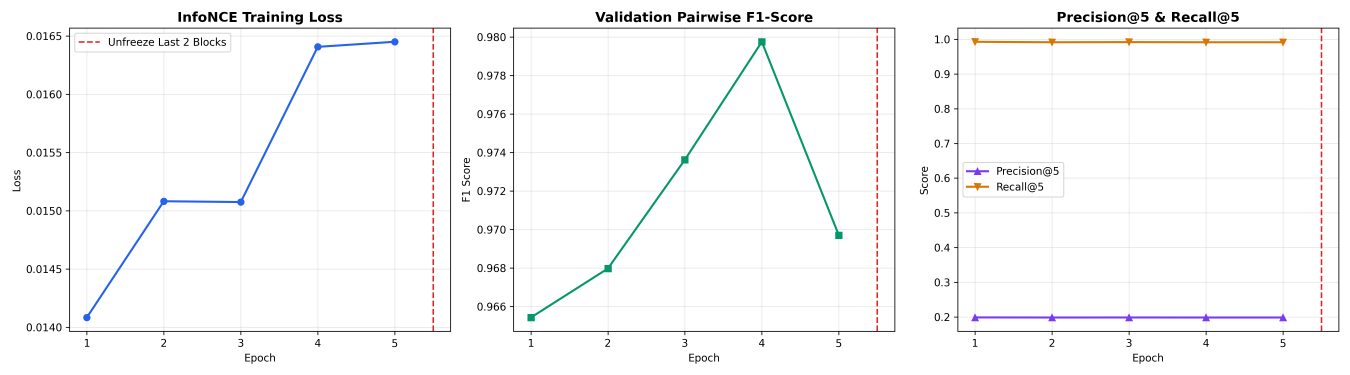
#> input picture artifacts/metrics/training_curves.png, 5400 x 1500 px (shown at 1/4 size)
$ python -i augmentations.py   (imports and definitions only)
#> lines starting #> are read from the running program, lines starting #| are printed output that depends on the picture
"""Augmentation Engine for FusionMatch Multimodal Pipeline.

Implements realistic e-commerce listing perturbations for both visual and textual modalities:
- Image: Geometric transforms, color jitter, JPEG compression artifacts, Gaussian noise, random erasing.
- Text: Typo injection, token/brand dropout, text truncation, whitespace noise.
"""

from __future__ import annotations

import io
import random
import re
from typing import Any, Dict, List, Optional, Tuple, Union

import numpy as np
from PIL import Image, ImageFilter, ImageOps


class TextAugmenter:
    """Text perturbation engine simulating noisy multi-seller e-commerce listings."""

    KEYBOARD_ADJACENCY: Dict[str, str] = {
        "q": "wased", "w": "qeasd", "e": "wrsdf", "r": "etdfg", "t": "ryfgh",
        "y": "tughj", "u": "yihjk", "i": "uojkl", "o": "ipkl", "p": "ol",
        "a": "qwsz", "s": "awedxz", "d": "serfcx", "f": "drtgvc", "g": "ftyhbv",
        "h": "gyujnb", "j": "huikmn", "k": "jiolm", "l": "kop",
        "z": "asx", "x": "zsdc", "c": "xdfv", "v": "cfgb", "b": "vghn",
        "n": "bhjm", "m": "njk"
    }

    # [87 lines left out: functions __init__, inject_typo, swap_adjacent_chars, drop_words, truncate_text, augment, not called in this run]


class ImageAugmenter:
    """Image perturbation engine using PIL & NumPy (compatible with both Albumentations & torchvision)."""

    def __init__(
        self,
        img_size: int = 224,
        color_jitter_prob: float = 0.5,
        jpeg_compression_prob: float = 0.3,
        gaussian_noise_prob: float = 0.25,
        cutout_prob: float = 0.3,
        horizontal_flip_prob: float = 0.5,
        seed: Optional[int] = None,
    ) -> None:
        self.img_size = img_size
        self.color_jitter_prob = color_jitter_prob
        self.jpeg_compression_prob = jpeg_compression_prob
        self.gaussian_noise_prob = gaussian_noise_prob
        self.cutout_prob = cutout_prob
        self.horizontal_flip_prob = horizontal_flip_prob
        self.rng = random.Random(seed)
        self.np_rng = np.random.default_rng(seed)

    def apply_color_jitter(self, img: Image.Image) -> Image.Image:
        """Applies subtle brightness and contrast adjustments."""
        from PIL import ImageEnhance

        # Brightness factor 0.8 to 1.2
        b_factor = self.rng.uniform(0.8, 1.2)
        img = ImageEnhance.Brightness(img).enhance(b_factor)

        # Contrast factor 0.8 to 1.2
        c_factor = self.rng.uniform(0.8, 1.2)
        img = ImageEnhance.Contrast(img).enhance(c_factor)

        # Color / Saturation factor 0.8 to 1.2
        s_factor = self.rng.uniform(0.8, 1.2)
        img = ImageEnhance.Color(img).enhance(s_factor)

        return img

    # [7 lines left out: function apply_jpeg_compression, not called in this run]

    def apply_gaussian_noise(self, img: Image.Image, sigma: float = 12.0) -> Image.Image:
        """Adds zero-mean Gaussian noise to image array."""
        arr = np.array(img, dtype=np.float32)
        noise = self.np_rng.normal(0, sigma, arr.shape)
        noisy = np.clip(arr + noise, 0, 255).astype(np.uint8)
        return Image.fromarray(noisy)

    # [16 lines left out: function apply_cutout, not called in this run]

    def augment(self, img: Image.Image | np.ndarray) -> Image.Image:
        """Applies stochastic image perturbation pipeline."""
        if isinstance(img, np.ndarray):
            img = Image.fromarray(img)
        img = img.convert("RGB")

        # 1. Horizontal Flip
        if self.rng.random() < self.horizontal_flip_prob:
            img = ImageOps.mirror(img)

        # 2. Color Jitter
        if self.rng.random() < self.color_jitter_prob:
            img = self.apply_color_jitter(img)

        # 3. JPEG Compression
        if self.rng.random() < self.jpeg_compression_prob:
            img = self.apply_jpeg_compression(img)

        # 4. Gaussian Noise
        if self.rng.random() < self.gaussian_noise_prob:
            img = self.apply_gaussian_noise(img)

        # 5. Cutout / Occlusion
        if self.rng.random() < self.cutout_prob:
            img = self.apply_cutout(img)

        # Resize to standard size (e.g. 256x256)
        if img.size != (self.img_size, self.img_size):
            img = img.resize((self.img_size, self.img_size), Image.Resampling.BILINEAR)

        return img


# [41 lines left out: functions get_image_augmentations, get_text_augmentations, apply_multimodal_augmentations, not called in this run]

>>> from PIL import Image
>>> picture = Image.open('../../artifacts/metrics/training_curves.png')
#> picture is the input picture: PIL image 5400x1500 RGBA; mean R, G, B, A 248.7, 248.6, 248.9, 255
>>> result = ImageAugmenter().augment(picture)
#> in augment, `img = ImageOps.mirror(img)`:
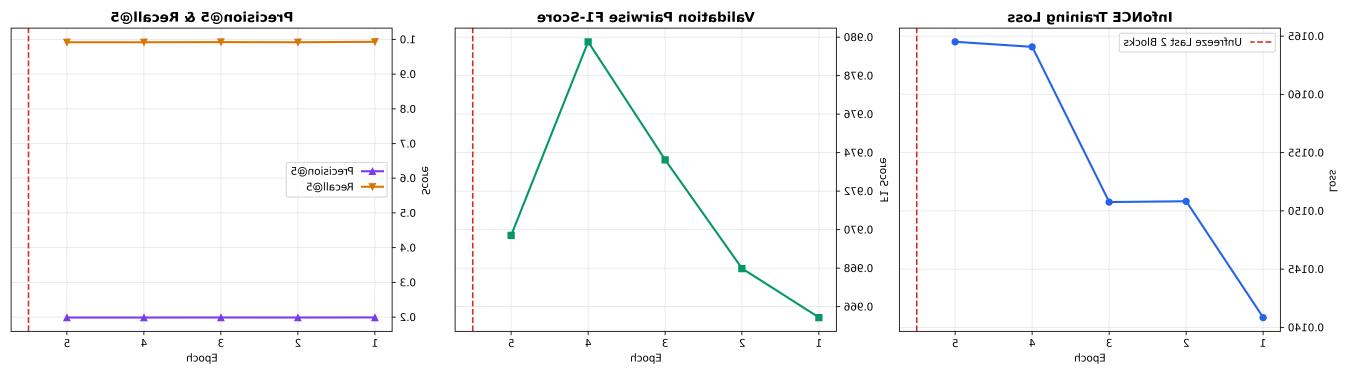
#> img: PIL image 5400x1500 RGB (shown at 1/4 size); mean R, G, B 248.7, 248.6, 248.9
#> in augment, `img = img.resize((self.img_size, self.img_size), Image.Resampling.BILI..`:
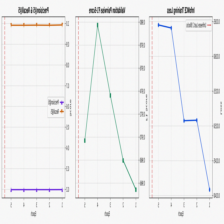
#> img: PIL image 224x224 RGB; mean R, G, B 240.6, 240.4, 240.8
